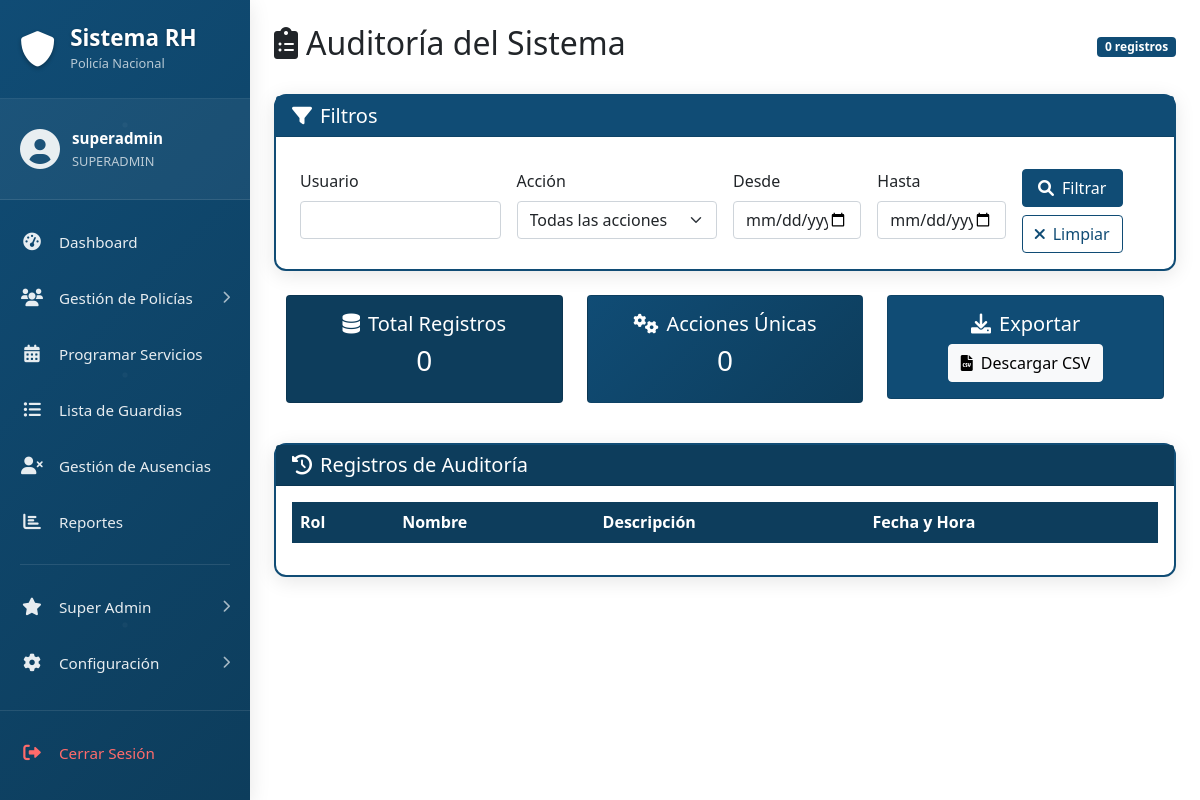
The app's page /admin/superadmin/auditoria.php (signed in), older data.
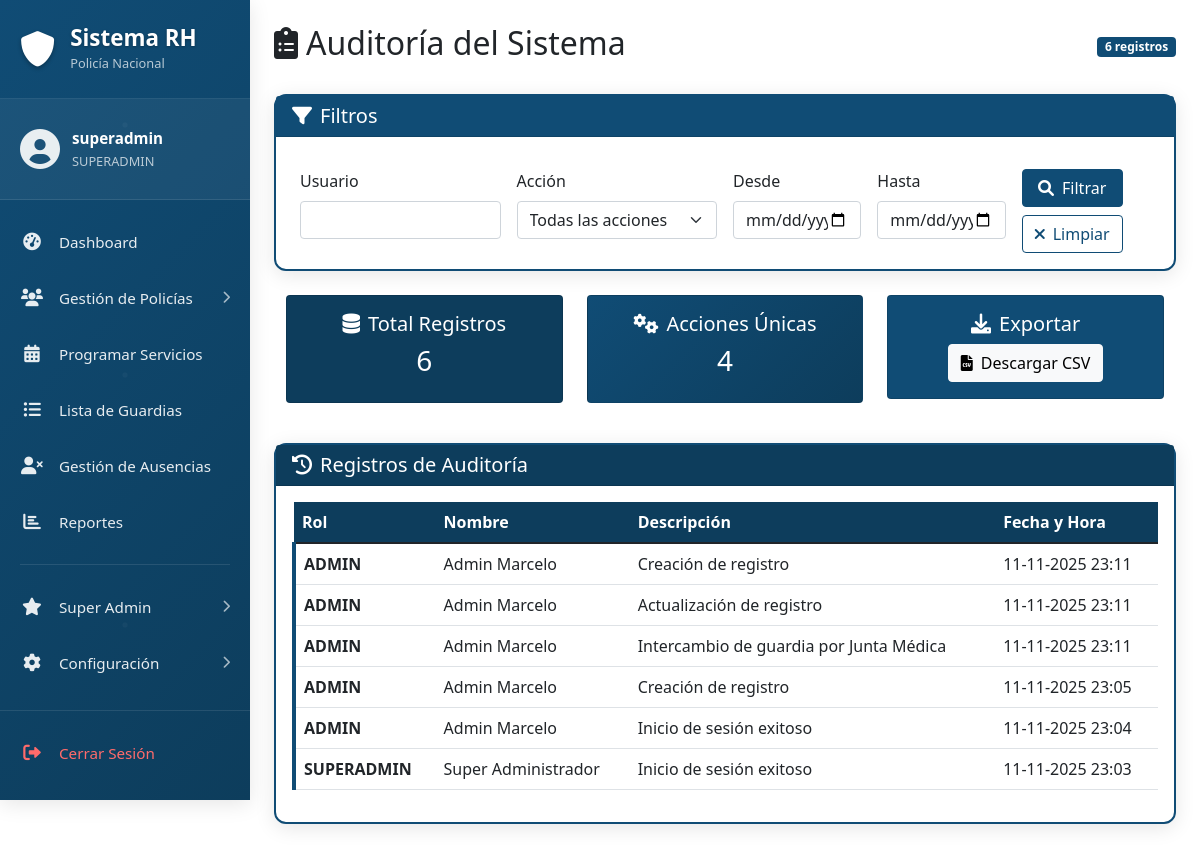
The same page, newer data.
### tables this page shows
CREATE TABLE `usuarios` (
  `id` int NOT NULL,
  `nombre_usuario` varchar(50) NOT NULL,
  `contraseña` varchar(255) NOT NULL,
  `nombre_completo` varchar(100) DEFAULT NULL,
  `email` varchar(100) DEFAULT NULL,
  `rol` enum('ADMIN','SUPERADMIN') DEFAULT 'ADMIN',
  `activo` tinyint(1) DEFAULT '1',
  `creado_en` timestamp NULL DEFAULT CURRENT_TIMESTAMP,
  `actualizado_en` timestamp NULL DEFAULT CURRENT_TIMESTAMP ON UPDATE CURRENT_TIMESTAMP
);

CREATE TABLE `auditoria_sistema` (
  `id` int NOT NULL,
  `usuario_id` int DEFAULT NULL,
  `accion` varchar(255) NOT NULL,
  `tabla_afectada` varchar(100) DEFAULT NULL,
  `registro_id` int DEFAULT NULL,
  `datos_anteriores` text,
  `datos_nuevos` text,
  `ip_address` varchar(45) DEFAULT NULL,
  `user_agent` text,
  `creado_en` timestamp NULL DEFAULT CURRENT_TIMESTAMP
);

### admin/superadmin/auditoria.php (the view, shortened to what this page needs)
<?php
require_once '../../cnx/db_connect.php';
$filtro_usuario = $_GET['usuario'] ?? '';
$filtro_fecha_desde = $_GET['fecha_desde'] ?? '';
$filtro_fecha_hasta = $_GET['fecha_hasta'] ?? '';
$query = "SELECT a.*, u.nombre_usuario, u.nombre_completo, u.rol
          FROM auditoria_sistema a
          LEFT JOIN usuarios u ON a.usuario_id = u.id
          WHERE 1=1";
$params = [];
$query .= " ORDER BY a.creado_en DESC";
$stmt = $conn->prepare($query);
$stmt->execute($params);
$registros_auditoria = $stmt->fetchAll();
$total_registros = count($registros_auditoria);
$acciones_unicas = $conn->query("SELECT DISTINCT accion FROM auditoria_sistema ORDER BY accion")->fetchAll();
?>
<!DOCTYPE html>
<html lang="es">
<head>
    <link href="https://cdn.jsdelivr.net/npm/bootstrap@5.1.3/dist/css/bootstrap.min.css" rel="stylesheet">
    <link rel="stylesheet" href="https://cdnjs.cloudflare.com/ajax/libs/font-awesome/6.0.0/css/all.min.css">
</head>
<body>
    <div class="container-fluid">
        <div class="row">
            <?php include '../inc/sidebar.php'; ?>
            <main class="col-md-9 col-lg-10 px-4 py-4">
                <div class="d-flex justify-content-between align-items-center mb-4">
                    <h2><i class="fas fa-clipboard-list me-2"></i>Auditoría del Sistema</h2>
                    <span class="badge system-badge"><?php echo $total_registros; ?> registros</span>
                </div>
                <div class="card audit-card mb-4">
                    <div class="card-header system-primary text-white">
                        <h5 class="mb-0"><i class="fas fa-filter me-2"></i>Filtros</h5>
                    </div>
                    <div class="card-body">
                        <form method="GET" class="row g-3">
                            <div class="col-md-3">
                                <label class="form-label">Usuario</label>
                                <input type="text" name="usuario" class="form-control" value="<?php echo htmlspecialchars($filtro_usuario); ?>">
                            </div>
                            <div class="col-md-3">
                                <label class="form-label">Acción</label>
                                <select name="accion" class="form-select">
                                    <option value="">Todas las acciones</option>
                                </select>
                            </div>
                            <div class="col-md-2">
                                <label class="form-label">Desde</label>
                                <input type="date" name="fecha_desde" class="form-control" value="<?php echo htmlspecialchars($filtro_fecha_desde); ?>">
                            </div>
                            <div class="col-md-2">
                                <label class="form-label">Hasta</label>
                                <input type="date" name="fecha_hasta" class="form-control" value="<?php echo htmlspecialchars($filtro_fecha_hasta); ?>">
                            </div>
                            <div class="col-md-2 d-flex align-items-end">
                                <div class="d-grid gap-2">
                                    <button type="submit" class="btn btn-system">
                                        <i class="fas fa-search me-2"></i>Filtrar
                                    </button>
                                    <a href="?" class="btn btn-outline-system">
                                        <i class="fas fa-times me-2"></i>Limpiar
                                    </a>
                                </div>
                            </div>
                        </form>
                    </div>
                </div>
                <div class="row mb-4">
                    <div class="col-md-4">
                        <div class="card text-white system-secondary mb-3">
                            <div class="card-body text-center">
                                <h5><i class="fas fa-database me-2"></i>Total Registros</h5>
                                <h3><?php echo $total_registros; ?></h3>
                            </div>
                        </div>
                    </div>
                    <div class="col-md-4">
                        <div class="card text-white system-accent mb-3">
                            <div class="card-body text-center">
                                <h5><i class="fas fa-cogs me-2"></i>Acciones Únicas</h5>
                                <h3><?php echo count($acciones_unicas); ?></h3>
                            </div>
                        </div>
                    </div>
                    <div class="col-md-4">
                        <div class="card text-white system-primary mb-3">
                            <div class="card-body text-center">
                                <h5><i class="fas fa-download me-2"></i>Exportar</h5>
                                <a href="?exportar=csv<?php echo $_SERVER['QUERY_STRING'] ? '&' . $_SERVER['QUERY_STRING'] : ''; ?>" class="btn btn-light">
                                    <i class="fas fa-file-csv me-2"></i>Descargar CSV
                                </a>
                            </div>
                        </div>
                    </div>
                </div>
                <div class="card audit-card">
                    <div class="card-header system-secondary text-white">
                        <h5 class="mb-0"><i class="fas fa-history me-2"></i>Registros de Auditoría</h5>
                    </div>
                    <div class="card-body">
                        <div class="table-responsive">
                            <table class="table table-hover">
                                <thead class="table-header-system">
                                    <tr>
                                        <th>Rol</th>
                                        <th>Nombre</th>
                                        <th>Descripción</th>
                                        <th>Fecha y Hora</th>
                                    </tr>
                                </thead>
                                <tbody>
                                    <?php foreach ($registros_auditoria as $registro): ?>
                                    <tr class="audit-row">
                                        <td><strong><?php echo htmlspecialchars($registro['rol'] ?? 'N/A'); ?></strong></td>
                                        <td><?php echo htmlspecialchars($registro['nombre_completo'] ?? ($registro['nombre_usuario'] ?? 'N/A')); ?></td>
                                        <td><?php echo htmlspecialchars($registro['accion']); ?></td>
                                        <td>
                                            <?php
                                                $fecha = $registro['creado_en'];
                                                echo date('d-m-Y H:i', strtotime($fecha));
                                            ?>
                                        </td>
                                    </tr>
                                    <?php endforeach; ?>
                                </tbody>
                            </table>
                        </div>
                    </div>
                </div>
            </main>
        </div>
    </div>
</body>
</html>

### admin/inc/sidebar.php (shortened to what this page needs)
<?php
if (isset($_SESSION['usuario_id'])) {
    require_once __DIR__ . '/../../cnx/db_connect.php';
    $stmt = $conn->prepare("SELECT nombre_usuario, rol FROM usuarios WHERE id = ?");
    $stmt->execute([$_SESSION['usuario_id']]);
    $usuario_actual = $stmt->fetch();
}
?>
<div class="col-md-3 col-lg-2 px-0">
    <div class="sidebar modern-sidebar">
        <div class="sidebar-header">
            <div class="logo-container">
                <i class="fas fa-shield-alt logo-icon"></i>
                <div class="logo-text">
                    <h4>Sistema RH</h4>
                    <span class="subtitle">Policía Nacional</span>
                </div>
            </div>
        </div>
        <div class="user-profile">
            <div class="user-avatar">
                <i class="fas fa-user-circle"></i>
            </div>
            <div class="user-info">
                <span class="user-name"><?php echo isset($usuario_actual) ? htmlspecialchars($usuario_actual['nombre_usuario']) : 'Usuario'; ?></span>
                <span class="user-role"><?php echo isset($usuario_actual) ? htmlspecialchars($usuario_actual['rol']) : 'Sistema'; ?></span>
            </div>
        </div>
        <nav class="sidebar-nav">
            <ul class="nav-menu">
                <li class="nav-item <?php echo (isset($_GET['page']) && $_GET['page'] === 'dashboard') ? 'active' : ''; ?>">
                    <a href="/SistemaRH/admin/index.php" class="nav-link">
                        <div class="nav-icon">
                            <i class="fas fa-tachometer-alt"></i>
                        </div>
                        <span class="nav-text">Dashboard</span>
                    </a>
                </li>
                <li class="nav-item has-submenu <?php echo (isset($_GET['page']) && $_GET['page'] === 'policias') ? 'active' : ''; ?>">
                    <a href="#" class="nav-link">
                        <div class="nav-icon">
                            <i class="fas fa-users"></i>
                        </div>
                        <span class="nav-text">Gestión de Policías</span>
                        <i class="fas fa-chevron-right submenu-arrow"></i>
                    </a>
                </li>
                <li class="nav-item <?php echo (isset($_GET['page']) && $_GET['page'] === 'servicios') ? 'active' : ''; ?>">
                    <a href="/SistemaRH/admin/servicios/index.php" class="nav-link">
                        <div class="nav-icon">
                            <i class="fas fa-calendar-alt"></i>
                        </div>
                        <span class="nav-text">Programar Servicios</span>
                    </a>
                </li>
                <li class="nav-item <?php echo (isset($_GET['page']) && $_GET['page'] === 'guardias') ? 'active' : ''; ?>">
                    <a href="/SistemaRH/admin/guardias/index.php" class="nav-link">
                        <div class="nav-icon">
                            <i class="fas fa-list-ul"></i>
                        </div>
                        <span class="nav-text">Lista de Guardias</span>
                    </a>
                </li>
                <li class="nav-item <?php echo (isset($_GET['page']) && $_GET['page'] === 'ausencias') ? 'active' : ''; ?>">
                    <a href="/SistemaRH/admin/ausencias/index.php" class="nav-link">
                        <div class="nav-icon">
                            <i class="fas fa-user-times"></i>
                        </div>
                        <span class="nav-text">Gestión de Ausencias</span>
                    </a>
                </li>
                <li class="nav-item <?php echo (strpos($_SERVER['REQUEST_URI'] ?? '', '/admin/reporte/') !== false) ? 'active' : ''; ?>">
                    <a href="/SistemaRH/admin/reporte/index.php" class="nav-link">
                        <div class="nav-icon">
                            <i class="fas fa-chart-bar"></i>
                        </div>
                        <span class="nav-text">Reportes</span>
                    </a>
                </li>
                <li class="nav-separator"></li>
                <?php if (isset($usuario_actual) && $usuario_actual['rol'] === 'SUPERADMIN'): ?>
                <li class="nav-item has-submenu">
                    <a href="#" class="nav-link">
                        <div class="nav-icon">
                            <i class="fas fa-star"></i>
                        </div>
                        <span class="nav-text">Super Admin</span>
                        <i class="fas fa-chevron-right submenu-arrow"></i>
                    </a>
                </li>
                <?php endif; ?>
                <li class="nav-item has-submenu">
                    <a href="#" class="nav-link">
                        <div class="nav-icon">
                            <i class="fas fa-cog"></i>
                        </div>
                        <span class="nav-text">Configuración</span>
                        <i class="fas fa-chevron-right submenu-arrow"></i>
                    </a>
                </li>
                <li class="nav-item logout-item">
                    <a href="/SistemaRH/admin/logout.php" class="nav-link logout-link">
                        <div class="nav-icon">
                            <i class="fas fa-sign-out-alt"></i>
                        </div>
                        <span class="nav-text">Cerrar Sesión</span>
                    </a>
                </li>
            </ul>
        </nav>
    </div>
</div>

### admin/superadmin/auditoria.php (style rules this page uses)
.system-primary { background: var(--primary-color, #104c75) !important; }
.system-secondary { background: var(--secondary-color, #0d3d5c) !important; }
.system-accent { background: linear-gradient(135deg, var(--primary-color, #104c75), var(--secondary-color, #0d3d5c)) !important; }
.btn-system { background: var(--primary-color, #104c75); border-color: var(--primary-color, #104c75); color: #fff; }
.btn-outline-system { border-color: var(--primary-color, #104c75); color: var(--primary-color, #104c75); }
.system-badge { background: var(--primary-color, #104c75); }
.audit-card { border: 2px solid var(--primary-color, #104c75); border-radius: 12px; box-shadow: var(--shadow, 0 4px 20px rgba(0,0,0,0.08)); }
.audit-row { border-left: 4px solid var(--primary-color, #104c75); transition: all 0.3s; }
.table-responsive { max-height: 600px; }
.table-header-system th { background: var(--secondary-color, #0d3d5c); color: #fff; border-color: var(--secondary-color, #0d3d5c); }

Row changes from the older to the newer data that the page shows:
added auditoria_sistema: usuario.rol "ADMIN", usuario.nombre_completo "Admin Marcelo", accion "Creación de registro", creado_en "11-11-2025 23:11"
added auditoria_sistema: usuario.rol "ADMIN", usuario.nombre_completo "Admin Marcelo", accion "Actualización de registro", creado_en "11-11-2025 23:11"
added auditoria_sistema: usuario.rol "ADMIN", usuario.nombre_completo "Admin Marcelo", accion "Intercambio de guardia por Junta Médica", creado_en "11-11-2025 23:11"
added auditoria_sistema: usuario.rol "ADMIN", usuario.nombre_completo "Admin Marcelo", accion "Creación de registro", creado_en "11-11-2025 23:05"
added auditoria_sistema: usuario.rol "ADMIN", usuario.nombre_completo "Admin Marcelo", accion "Inicio de sesión exitoso", creado_en "11-11-2025 23:04"
added auditoria_sistema: usuario.rol "SUPERADMIN", usuario.nombre_completo "Super Administrador", accion "Inicio de sesión exitoso", creado_en "11-11-2025 23:03"
Text that changed along with them:
$total_registros: "0" → "6"
count($acciones_unicas): "0" → "4"
